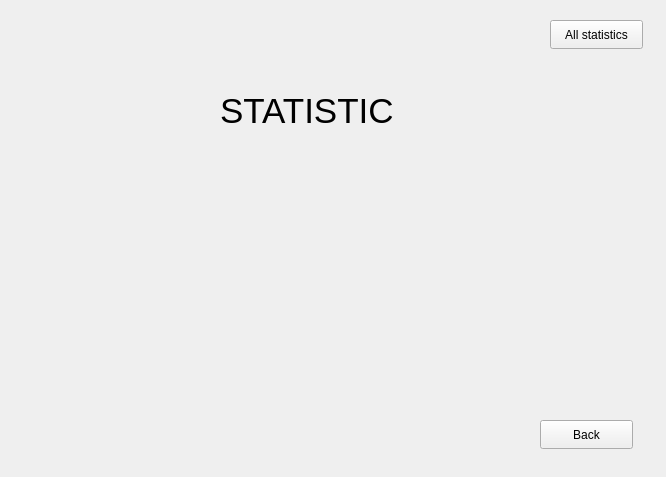
<?xml version="1.0" encoding="UTF-8"?>
<ui version="4.0">
 <class>Stat</class>
 <widget class="QWidget" name="Stat">
  <property name="geometry">
   <rect>
    <x>0</x>
    <y>0</y>
    <width>666</width>
    <height>477</height>
   </rect>
  </property>
  <property name="windowTitle">
   <string>Form</string>
  </property>
  <widget class="QPushButton" name="Back">
   <property name="geometry">
    <rect>
     <x>540</x>
     <y>420</y>
     <width>93</width>
     <height>29</height>
    </rect>
   </property>
   <property name="text">
    <string>Back</string>
   </property>
  </widget>
  <widget class="QPushButton" name="stat_all">
   <property name="geometry">
    <rect>
     <x>550</x>
     <y>20</y>
     <width>93</width>
     <height>29</height>
    </rect>
   </property>
   <property name="text">
    <string>All statistics</string>
   </property>
  </widget>
  <widget class="QLabel" name="label">
   <property name="geometry">
    <rect>
     <x>220</x>
     <y>70</y>
     <width>201</width>
     <height>81</height>
    </rect>
   </property>
   <property name="font">
    <font>
     <pointsize>26</pointsize>
    </font>
   </property>
   <property name="text">
    <string>STATISTIC</string>
   </property>
  </widget>
  <widget class="QLabel" name="label_stat">
   <property name="geometry">
    <rect>
     <x>150</x>
     <y>180</y>
     <width>321</width>
     <height>201</height>
    </rect>
   </property>
   <property name="text">
    <string/>
   </property>
  </widget>
 </widget>
 <resources/>
 <connections/>
</ui>
